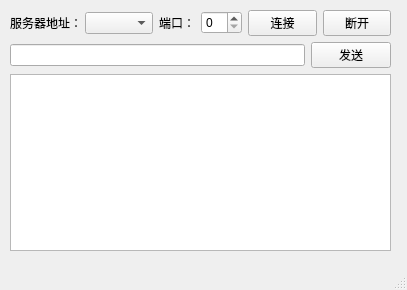
<?xml version="1.0" encoding="UTF-8"?>
<ui version="4.0">
 <class>MainWindow</class>
 <widget class="QMainWindow" name="MainWindow">
  <property name="geometry">
   <rect>
    <x>0</x>
    <y>0</y>
    <width>407</width>
    <height>290</height>
   </rect>
  </property>
  <property name="windowTitle">
   <string>TCP客户端</string>
  </property>
  <widget class="QWidget" name="centralwidget">
   <widget class="QWidget" name="layoutWidget">
    <property name="geometry">
     <rect>
      <x>10</x>
      <y>10</y>
      <width>381</width>
      <height>241</height>
     </rect>
    </property>
    <layout class="QVBoxLayout" name="verticalLayout">
     <item>
      <layout class="QHBoxLayout" name="horizontalLayout">
       <item>
        <widget class="QLabel" name="label">
         <property name="text">
          <string>服务器地址：</string>
         </property>
        </widget>
       </item>
       <item>
        <widget class="QComboBox" name="comboBox"/>
       </item>
       <item>
        <widget class="QLabel" name="label_2">
         <property name="text">
          <string>端口：</string>
         </property>
        </widget>
       </item>
       <item>
        <widget class="QSpinBox" name="spinBox"/>
       </item>
       <item>
        <widget class="QPushButton" name="connect_btn">
         <property name="text">
          <string>连接</string>
         </property>
        </widget>
       </item>
       <item>
        <widget class="QPushButton" name="stop_btn">
         <property name="text">
          <string>断开</string>
         </property>
        </widget>
       </item>
      </layout>
     </item>
     <item>
      <layout class="QHBoxLayout" name="horizontalLayout_2">
       <item>
        <widget class="QLineEdit" name="lineEdit"/>
       </item>
       <item>
        <widget class="QPushButton" name="send_btn">
         <property name="text">
          <string>发送</string>
         </property>
        </widget>
       </item>
      </layout>
     </item>
     <item>
      <widget class="QPlainTextEdit" name="plainTextEdit"/>
     </item>
    </layout>
   </widget>
  </widget>
  <widget class="QMenuBar" name="menubar">
   <property name="geometry">
    <rect>
     <x>0</x>
     <y>0</y>
     <width>407</width>
     <height>18</height>
    </rect>
   </property>
  </widget>
  <widget class="QStatusBar" name="statusbar"/>
 </widget>
 <resources/>
 <connections/>
</ui>
